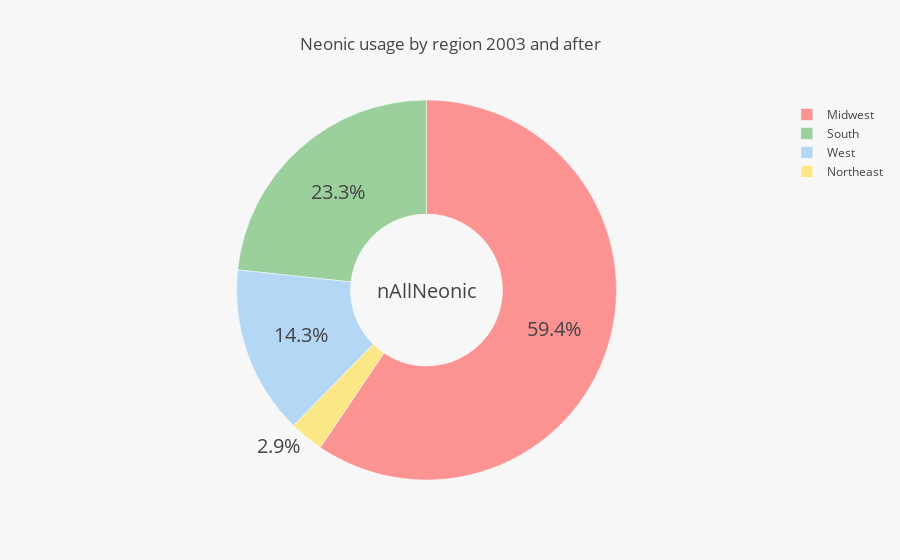

This figure's notebook cell:
### Markdown cell above
As suggested by the bar charts the West is the main region under investigation prior to 2003.

### Code cell
df_summed2 = df_2003.groupby(['Region']) ['nAllNeonic'].sum().reset_index()
fig = {
  "data": [{
      "values": df_summed2.nAllNeonic, 
      "labels": df_summed2.Region, 
      "textfont" : dict(size=20),
      "marker" : dict (colors = ["#FF6262AA", "#FFD50577", "#4caf5088", "#4ca5f066"], line=dict(color='#fff', width=0.5)),
      "name": "Region",
      "hoverinfo":"label+name",
      "hole": .4,
      "type": "pie"
  }],  
  "layout": {
        "title":"Neonic usage by region 2003 and after",
        "annotations": [
            {
                "font": {
                    "size": 20
                },
                "showarrow": False,
                "text": "nAllNeonic"
            }
        ],
        "paper_bgcolor" : '#f7f7f7',
        
    }
}

iplot(fig, filename='a2')

### Figure 1 — Plotly figure (JSON) as saved in the notebook; plotly's stock layout.template omitted (floating-point values rounded to 4 significant figures)
{"data": [{"hole": 0.4, "hoverinfo": "label+name", "labels": ["Midwest", "Northeast", "South", "West"], "marker": {"colors": ["#FF6262AA", "#FFD50577", "#4caf5088", "#4ca5f066"], "line": {"color": "#fff", "width": 0.5}}, "name": "Region", "textfont": {"size": 20}, "type": "pie", "uid": "c1613576-fdb8-11e8-80cb-d05099a30b15", "values": [30.3, 1.477, 11.88, 7.313]}], "layout": {"annotations": [{"font": {"size": 20}, "showarrow": false, "text": "nAllNeonic"}], "paper_bgcolor": "#f7f7f7", "title": "Neonic usage by region 2003 and after"}}
